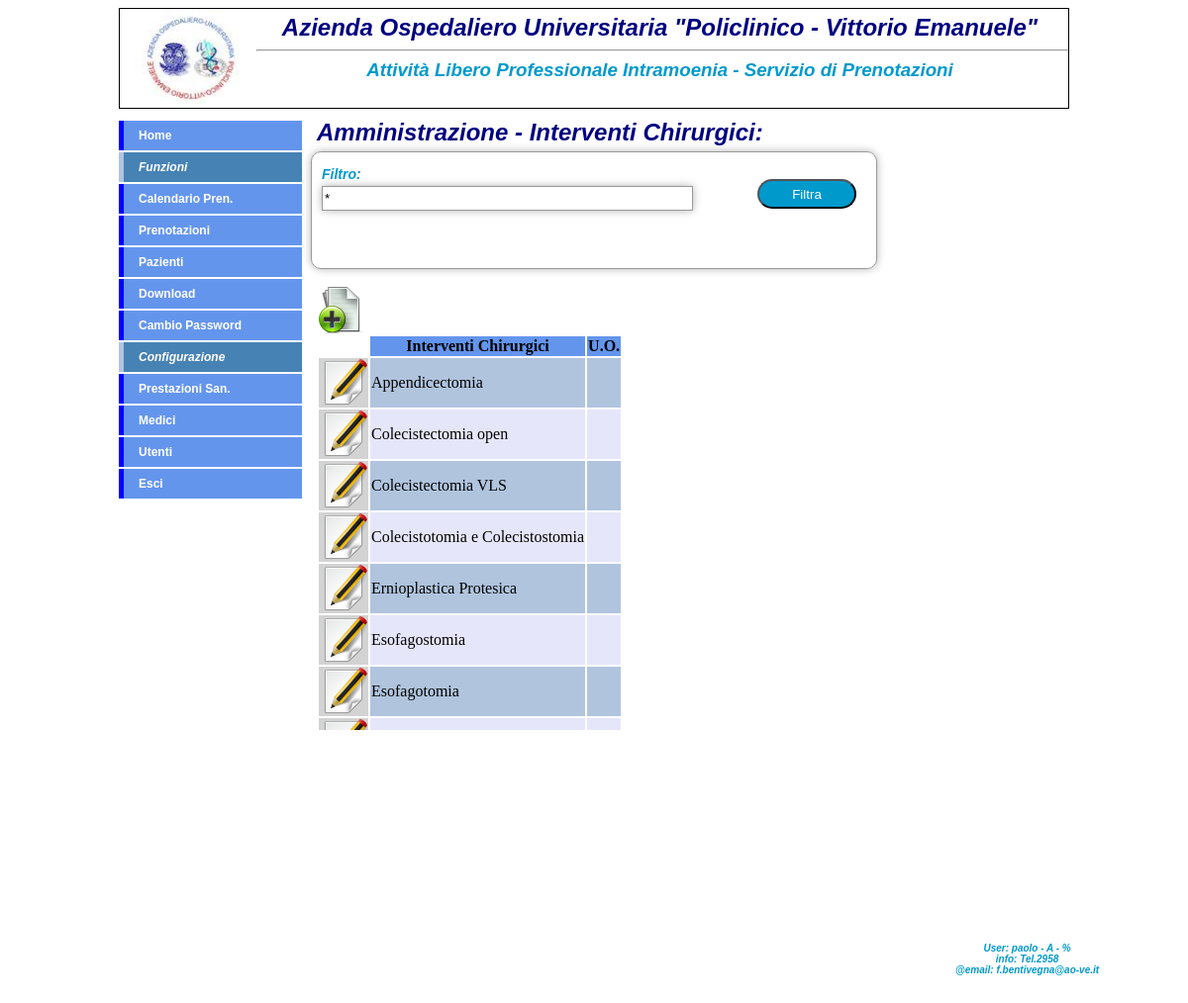
Page /interventi.php (signed in) on the committed database.
### tables this page shows
CREATE TABLE IF NOT EXISTS `interventi` (
  `codintervento` varchar(10) NOT NULL,
  `intervento` varchar(250) NOT NULL,
  `coduo` varchar(10) NOT NULL,
  `livello2` varchar(250) NOT NULL,
  `livello3` varchar(250) NOT NULL,
  `livello4` varchar(250) NOT NULL,
  PRIMARY KEY (`codintervento`)
);

### interventi.php (the view, shortened to what this page needs)
<!DOCTYPE HTML PUBLIC "-//W3C//DTD HTML 4.01 Transitional//EN">
<html>
<head>
<link rel="stylesheet" type="text/css" href="css/style.css" />
</head>
<body>
<?php
function show_interventi_form() {
	$_codiceunitaoperativa = $_SESSION["_codiceunitaoperativa"];
	if(isset($_POST["filtro"])) {
		$filtro = strtoupper($_POST["filtro"]);
	}
	else {
		$filtro = "*";
	}
	?>
	<div>
	<h2>Amministrazione - Interventi Chirurgici:</h2>
	</div>
	<form method='post' action='<?php echo $_SERVER[PHP_SELF];?>'>
	Filtro: <input type='text' name='filtro' value='*' maxlenght=10 />
	<br>
	<br>
	<input type='submit' value='Filtra'/>
	</form>
	<br>
	<?php
	if($filtro=='*') {
		$sql="select * from interventi where coduo like '$_codiceunitaoperativa' order by coduo, intervento ";
	}
	else {
		$sql="select * from interventi where intervento like '$filtro%' order by intervento ";
	}
	$result = mysql_query($sql);
	?>
	<a href='interventi_ins.php'><div><img src='images/add-file-icon.png' alt='Crea nuovo'></div></a>
	<div id="table_scroll">
	<table>
	<tr>
	<th></th>
	<th bgcolor='#6495ED'>Interventi Chirurgici</th>
	<th bgcolor='#6495ED'>U.O.</th>
	</tr>
	<?php
	while ($row = mysql_fetch_array($result)) {
		$codintervento = $row["codintervento"];
		$intervento = $row["intervento"];
		$coduo = $row["coduo"];
		?>
		<tr>
		<td bgcolor='#d3d3d3'><a href='interventi_upd.php?codintervento=<?php echo $codintervento;?>'><div align='center'><img src='images/edit-icon.png' alt='Modifica'></div></a></td>
		<td bgcolor="<?php echo ($i%2==0?'lightsteelblue':'lavender');?>"><?php echo $intervento;?></td>
		<td bgcolor="<?php echo ($i%2==0?'lightsteelblue':'lavender');?>"><?php echo $coduo;?></td></tr>
		<?php
		$i++;
	}
	?>
	</table>
	</div>
	</div>
	<?php
}
?>
<div id="container">
	<div id="header">
		<?php include("inc/header.php"); ?>
	</div>
	<div id="sidebarleft">
		<?php
		include("inc/navigation.php");
		?>
	</div>
	<div id="content">
		<?php
		show_interventi_form();
?>
	</div>
	<div id="footer">
		<?php include("inc/footer.php"); ?>
	</div>
</body>
</html>

### css/style.css (style rules this page uses)
div#container { width:960px; margin:0 auto; }
div#header { height:100px; border:1px solid #000; font-family: Tahoma, Geneva, sans-serif; font-style: italic; }
div#sidebarleft { width:200px; margin:10px 0px 10px 0px; float:left; }
div#content { width:900px; margin:10px auto; }
div#footer { position:fixed; top:90%; left:80%; height:50px; font-family: Tahoma, Geneva, sans-serif; font-style: italic; font-size:10px; }
div#table_scroll { height:400px; overflow:auto; }
h2 { margin:5px; font-family: Tahoma, Geneva, sans-serif; font-style: italic; color: navy; }
form { background: -webkit-gradient(linear, bottom, left 175px, from(#CCCCCC), to(#EEEEEE)); background: -moz-linear-gradient(bottom, #CCCCCC, #EEEEEE 175px); margin:auto; position:relative; width:550px; font-family: Tahoma, Geneva, sans-serif; font-size: 14px; font-style: italic; line-height: 24px; font-weight: bold; color: #09C; text-decoration: none; -webkit-border-radius: 10px; -moz-border-radius: 10px; border-radius: 10px; padding:10px; border: 1px solid #999; border: inset 1px solid #333; -webkit-box-shadow: 0px 0px 8px rgba(0, 0, 0, 0.3); -moz-box-shadow: 0px 0px 8px rgba(0, 0, 0, 0.3); box-shadow: 0px 0px 8px rgba(0, 0, 0, 0.3); }
input[type="text"], select { width:375px; display:block; border: 1px solid #999; height: 25px; -webkit-box-shadow: 0px 0px 8px rgba(0, 0, 0, 0.3); -moz-box-shadow: 0px 0px 8px rgba(0, 0, 0, 0.3); box-shadow: 0px 0px 8px rgba(0, 0, 0, 0.3); }
input[type="submit"] { width:100px; position:absolute; right:20px; bottom:60px; background:#09C; color:#fff; font-family: Tahoma, Geneva, sans-serif; height:30px; -webkit-border-radius: 15px; -moz-border-radius: 15px; border-radius: 15px; border: 1p solid #999; }

### rows in the picture
interventi: intervento "Appendicectomia"
interventi: intervento "Colecistectomia open"
interventi: intervento "Colecistectomia VLS"
interventi: intervento "Colecistotomia e Colecistostomia"
interventi: intervento "Ernioplastica Protesica"
interventi: intervento "Esofagostomia"
interventi: intervento "Esofagotomia"

### other values in the picture
$_nome "paolo"
$_ruolo "A"
$_codiceunitaoperativa "%"
